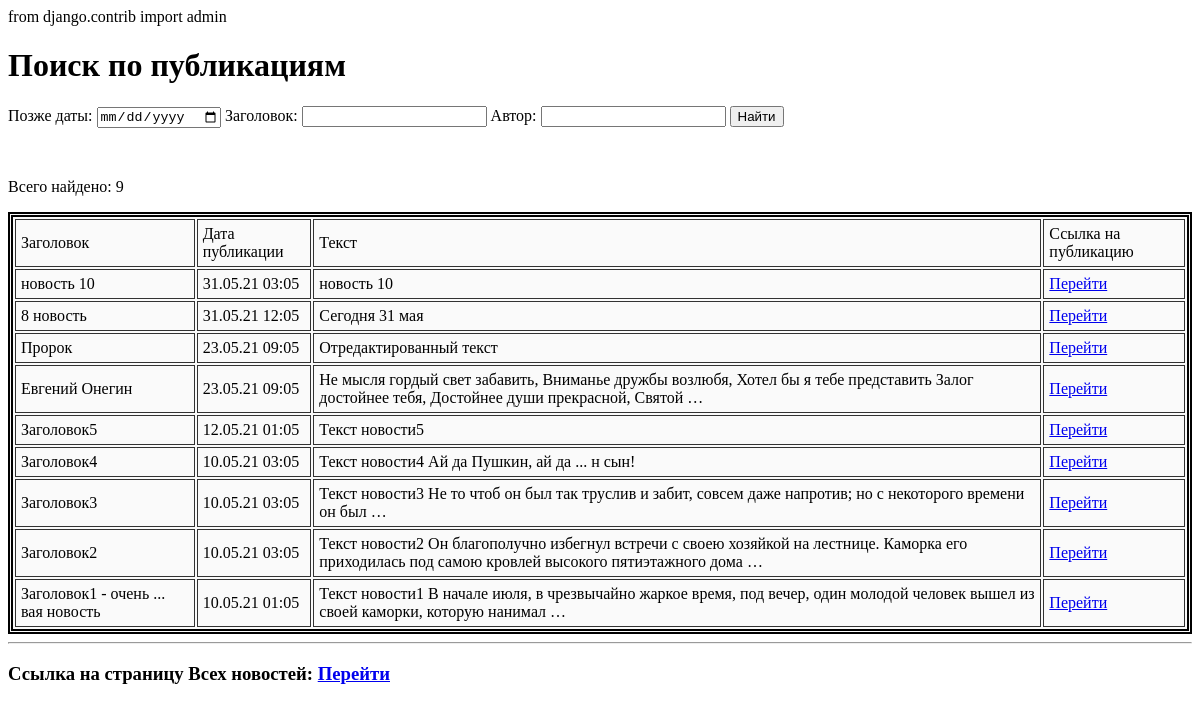
/news/search, run on the app's committed database.
### news/models.py (models this page shows, shortened)
class Post(models.Model):
    author = models.ForeignKey(Author, on_delete=models.CASCADE)
    category = models.ManyToManyField(Category, through='PostCategory')
    news = 'NW'
    articles = 'AR'
    TYPE = [
        (news, 'news'),
        (articles, 'articles'),
    ]
    post_type = models.CharField(max_length=2, choices=TYPE)
    post_datetime = models.DateTimeField(auto_now_add=True)
    post_title = models.CharField(max_length=255)
    post_text = models.TextField()
    post_rating = models.IntegerField(default=0.0)
    class Meta:
        verbose_name = 'Пост'
        verbose_name_plural = 'Посты'

### news/views.py (the view)
# urls.py: path('search', SearchNews.as_view()),
class SearchNews(ListView):
    model = Post
    template_name = 'search.html'
    context_object_name = 'search'
    queryset = Post.objects.order_by('-id')
    def get_context_data(self, **kwargs):
        context = super().get_context_data(**kwargs)
        context['filter'] = PostFilter(
            self.request.GET, queryset=self.get_queryset())
        return context

### news/templatetags/custom_filters.py (called while the page is built)
@register.filter(name='censor')  # регистрируем наш фильтр под именем censor, чтоб django понимал, что это именно фильтр, а не простая функция
def censor(value):  # первый аргумент здесь это то значение, к которому надо применить фильтр, (((а второго у меня нет - второй аргумент — это аргумент фильтра, т.е. примерно следующее будет в шаблоне value|multiply:arg
    for i in range(0, len(bed_word)):
        if bed_word[i] in value:
            value = value.replace(bed_word[i], ' ... ')
    return str(value) # возвращаемое функцией значение — это то значение, которое подставится к нам в шаблон

### templates/search.html (shortened to what this page needs)
{% extends 'base.html' %}
{% load custom_filters %}
{% block content %}
<h1>Поиск по публикациям</h1>
<form method="GET">
    {{ filter.form }}
    <input type="submit" value="Найти" class="btn btn-outline-dark">
</form>
<br>
<p>Всего найдено: {{ filter.qs|length }}</p>
{% if filter.qs %}
<table>
    <tr>
        <td>Заголовок</td>
        <td>Дата публикации</td>
        <td>Текст</td>
        <td>Ссылка на публикацию</td>
    </tr>
    {% for new in filter.qs %}
    <tr>
        <td>{{ new.post_title|censor }}</td>
        <td>{{ new.post_datetime|date:'d.m.y h:m' }}</td>
        <td>{{ new.post_text|truncatewords:20|censor }}</td>
        <td><a href="/news/{{ new.pk }}">Перейти</a></td>
    </tr>
    {% endfor %}
</table>
{% else %}
<h4>Публикаций не найдено</h4>
{% endif %}
<hr>
<h3>Ссылка на страницу Всех новостей: <a href="/news">Перейти</a></h3>
{% endblock content %}

### templates/base.html (style rules this page uses)
TABLE { background: rgb(250, 250, 250); border: 5px double #000; }
TD, TH { padding: 5px; border: 1px solid rgb(50, 50, 50); }

### data on the page
Post: post_title|censor "новость 10", post_datetime "31.05.21 03:05", post_text|censor "новость 10"
Post: post_title|censor "8 новость", post_datetime "31.05.21 12:05", post_text|censor "Сегодня 31 мая"
Post: post_title|censor "Пророк", post_datetime "23.05.21 09:05", post_text|censor "Отредактированный текст"
Post: post_title|censor "Евгений Онегин", post_datetime "23.05.21 09:05", post_text|censor "Не мысля гордый свет забавить, Вниманье дружбы возлюбя, Хотел бы я тебе представить Залог достойнее тебя, Достойнее души прекрасной, Святой …"
Post: post_title|censor "Заголовок5", post_datetime "12.05.21 01:05", post_text|censor "Текст новости5"
Post: post_title|censor "Заголовок4", post_datetime "10.05.21 03:05", post_text|censor "Текст новости4 Ай да Пушкин, ай да ... н сын!"
Post: post_title|censor "Заголовок3", post_datetime "10.05.21 03:05", post_text|censor "Текст новости3 Не то чтоб он был так труслив и забит, совсем даже напротив; но с некоторого времени он был …"
Post: post_title|censor "Заголовок2", post_datetime "10.05.21 03:05", post_text|censor "Текст новости2 Он благополучно избегнул встречи с своею хозяйкой на лестнице. Каморка его приходилась под самою кровлей высокого пятиэтажного дома …"
Post: post_title|censor "Заголовок1 - очень ... вая новость", post_datetime "10.05.21 01:05", post_text|censor "Текст новости1 В начале июля, в чрезвычайно жаркое время, под вечер, один молодой человек вышел из своей каморки, которую нанимал …"

### other printed values
{{ filter.qs|length }} "9"
